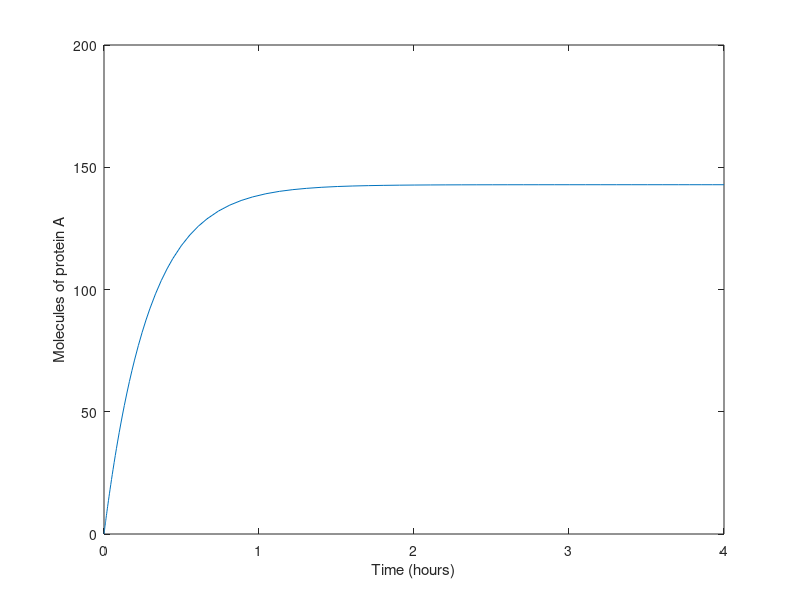

MATLAB code for this plot:
% define ODE and parameters
a_0 = 500; % molecules per hour
a_1 = 0.5; % molecules per hour, per existing molecule of A
b = 4; % 1/hrs

dPdt =@(P) (a_0 + a_1*P) - b*P;

[T, P] = ode45( @(t,x)dPdt(x), [0,4.], 0); % Matlab's built-in ODE solver, ode45

display(P(end))

plot(T,P)
ylabel('Molecules of protein A');
xlabel('Time (hours)');